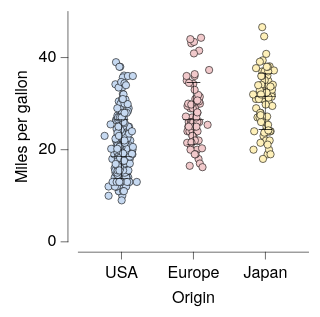

Write a Vega-Lite specification for this figure.
### Vega-Lite specification from a JSON file in a GitHub repository (floating-point values rounded to 4 significant figures; data arrays with more than 128 entries replaced by an {"elided": "..."} marker saying what was removed)
{"background": null, "config": {"arc": {"fill": "#DBDBDB", "fillOpacity": 1.0, "innerRadius": 25.0, "padAngle": 0.03, "stroke": "black", "strokeOpacity": 1, "strokeWidth": 0.25}, "area": {"fill": "#DBDBDB", "fillOpacity": 1.0, "stroke": "black", "strokeOpacity": 1, "strokeWidth": 0.25}, "axis": {"domain": true, "domainCap": "round", "domainColor": "black", "domainWidth": 0.25, "grid": false, "gridCap": "round", "gridColor": "#F1F1F1", "gridDash": [0, 0], "gridOpacity": 1.0, "gridWidth": 0.25, "labelColor": "black", "labelFont": "Helvetica Neue", "labelFontSize": 7, "labelFontStyle": "normal", "labelFontWeight": 400, "offset": 4.5, "ticks": true, "tickCap": "round", "tickColor": "black", "tickRound": false, "tickSize": 3, "tickWidth": 0.25, "titleColor": "black", "titleFont": "Helvetica Neue", "titleFontSize": 7, "titleFontStyle": "normal", "titleFontWeight": 400}, "axisX": {"domain": true, "labelAlign": "center", "labelAngle": 0, "labels": true, "ticks": true, "translate": 0}, "axisY": {"domain": true, "labelAlign": "right", "labelAngle": 0, "labels": true, "ticks": true, "translate": 0}, "axisRight": {"domain": true, "labelAlign": "left", "labelAngle": 0, "labels": true, "ticks": true, "translate": 0}, "axisTop": {"domain": true, "labelAlign": "center", "labelAngle": 0, "labels": true, "ticks": true, "translate": 0}, "axisBand": {"tickOffset": 0}, "bar": {"fill": "#DBDBDB", "fillOpacity": 1.0, "stroke": "black", "strokeOpacity": 1, "strokeWidth": 0.25}, "boxplot": {"size": 9.0, "ticks": {"cornerRadius": 0.25, "fill": "black", "size": 4.5, "thickness": 0.25}, "box": {"fillOpacity": 1.0, "stroke": "black", "strokeOpacity": 1, "strokeWidth": 0.25}, "median": {"fill": "black", "fillOpacity": 1.0, "size": 9.0, "thickness": 0.25}, "rule": {"fill": "black", "fillOpacity": 1.0, "size": 10.0, "stroke": "black", "strokeDash": [0, 0], "strokeOpacity": 1, "strokeWidth": 0.25}, "outliers": {"color": "black", "fill": "black", "fillOpacity": 1.0, "size": 0, "stroke": "black", "strokeOpacity": 1, "strokeWidth": 0.25}}, "circle": {"fill": "black", "fillOpacity": 1.0, "size": 0.5, "stroke": null, "strokeOpacity": 1, "strokeWidth": 0.25}, "errorband": {"band": {"fillOpacity": 0.6, "stroke": null, "strokeWidth": 0.25, "strokeOpacity": 1}, "borders": {"opacity": 0, "strokeOpacity": 0.25, "strokeWidth": 1}}, "errorbar": {"opacity": 1, "rule": {"strokeDash": [0, 0], "strokeWidth": 0.25}, "ticks": {"color": "black", "cornerRadius": 0.125, "opacity": 1, "size": 6.0, "thickness": 0.25}, "thickness": 0.25}, "font": "Helvetica Neue", "geoshape": {"fill": "#DBDBDB", "fillOpacity": 1.0, "stroke": "black", "strokeOpacity": 1, "strokeWidth": 0.25}, "header": {"labelColor": "black", "labelFont": "Helvetica Neue", "labelFontSize": 7, "labelFontStyle": "normal", "labelFontWeight": 400, "titleColor": "black", "titleFont": "Helvetica Neue", "titleFontSize": 7, "titleFontStyle": "normal", "titleFontWeight": 400, "titlePadding": 0}, "legend": {"disable": false, "offset": 4.5, "titlePadding": 4, "labelOffset": 2, "gradientLabelOffset": 2, "gradientLength": 50.0, "gradientThickness": 5.0, "gradientOpacity": 1.0, "gradientStrokeColor": "black", "gradientStrokeWidth": 0.25, "labelColor": "black", "labelFont": "Helvetica Neue", "labelFontSize": 7, "labelFontStyle": "normal", "labelFontWeight": 400, "strokeColor": "black", "strokeWidth": 0, "symbolSize": 42, "symbolStrokeColor": "black", "symbolStrokeWidth": 0.25, "titleColor": "black", "titleFont": "Helvetica Neue", "titleFontSize": 7, "titleFontStyle": "normal", "titleFontWeight": 400}, "line": {"color": "black", "stroke": "black", "strokeCap": "round", "strokeDash": [0, 0], "strokeOpacity": 1, "strokeWidth": 0.375}, "point": {"filled": true, "fill": "#DBDBDB", "fillOpacity": 1.0, "size": 5.0, "stroke": "black", "strokeOpacity": 1, "strokeWidth": 0.25}, "range": {"category": ["#C6D9F1", "#F1C9CB", "#FEF0B9", "#CEE37A", "#7AA8E0", "#E589A3", "#FDDD5D", "#68B961", "#4177B1", "#C35082", "#E5C227", "#438156"], "diverging": {"scheme": ["#C35082", "#CE6D94", "#D989A7", "#E2A4BA", "#EABFCE", "#F1DBE2", "#F6F6F6", "#D7E0EB", "#B9CBE0", "#9BB6D5", "#7DA1C9", "#5F8CBD", "#4177B1"]}, "heatmap": {"scheme": ["#130010", "#27022E", "#370453", "#3D1E76", "#3A3B92", "#2E57AA", "#1374BA", "#1A90BE", "#20ABC1", "#27C6C1", "#48DEB3", "#91EE9F"]}, "ordinal": {"scheme": ["#F1F1F1", "#DBDBDB", "#C6C6C6", "#B2B2B2", "#9D9D9D", "#898989", "#767676", "#636363", "#515151", "#404040", "#2F2F2F", "#1F1F1F"]}, "ramp": {"scheme": ["#130010", "#27022E", "#370453", "#3D1E76", "#3A3B92", "#2E57AA", "#1374BA", "#1A90BE", "#20ABC1", "#27C6C1", "#48DEB3", "#91EE9F"]}}, "rule": {"color": "black", "stroke": "black", "strokeCap": "round", "strokeDash": [2, 2], "strokeOpacity": 1, "strokeWidth": 0.25}, "scale": {"bandPaddingInner": 0.1, "bandPaddingOuter": 0.1, "round": false}, "rect": {"fill": "#DBDBDB", "fillOpacity": 1.0, "stroke": "black", "strokeOpacity": 1, "strokeWidth": 0.25}, "square": {"fill": "#DBDBDB", "fillOpacity": 1.0, "size": 10.0, "stroke": "black", "strokeOpacity": 1, "strokeWidth": 0.25}, "text": {"color": "black", "font": "Helvetica Neue", "fontSize": 7, "fontStyle": "normal", "fontWeight": 400}, "title": {"anchor": "middle", "frame": "group", "color": "black", "font": "Helvetica Neue", "fontSize": 7, "fontStyle": "normal", "fontWeight": 400, "subtitleColor": "black", "subtitleFont": "Helvetica Neue", "subtitleFontSize": "Helvetica Neue", "subtitleFontStyle": "normal", "subtitleFontWeight": 400}, "view": {"continuousWidth": 100, "continuousHeight": 100, "discreteWidth": 100, "discreteHeight": 100, "fill": null, "stroke": null, "strokeWidth": 0.25}}, "layer": [{"data": {"name": "data-5a85ede2053d4aec77293cfb476ae07b"}, "mark": {"type": "circle", "opacity": 1.0, "size": 10.0, "stroke": "black", "strokeOpacity": 1, "strokeWidth": 0.25}, "encoding": {"color": {"field": "Origin", "legend": null, "sort": ["USA", "Europe", "Japan"], "title": null, "type": "nominal"}, "x": {"axis": {}, "field": "Origin", "sort": ["USA", "Europe", "Japan"], "title": "Origin", "type": "nominal"}, "xOffset": {"field": "jitter_x", "scale": {"domain": [-7.33, 7.33], "range": [5.17, 19.83]}, "type": "quantitative"}, "y": {"field": "Miles_per_Gallon", "title": "Miles per gallon", "type": "quantitative"}}}, {"data": {"name": "data-246b549c5f5e5aa127fcea3f51cbe754"}, "mark": {"type": "errorbar"}, "encoding": {"x": {"axis": {}, "field": "Origin", "sort": ["USA", "Europe", "Japan"], "title": "Origin", "type": "nominal"}, "y": {"field": "__mean", "title": "Miles per gallon", "type": "quantitative"}, "yError": {"field": "__error"}}}, {"data": {"name": "data-5a85ede2053d4aec77293cfb476ae07b"}, "mark": {"type": "boxplot", "box": {"fillOpacity": 0, "strokeOpacity": 0}, "outliers": {"opacity": 0}, "rule": {"strokeOpacity": 0}, "ticks": false}, "encoding": {"x": {"axis": {}, "field": "Origin", "sort": ["USA", "Europe", "Japan"], "title": "Origin", "type": "nominal"}, "y": {"field": "Miles_per_Gallon", "title": "Miles per gallon", "type": "quantitative"}}}], "$schema": "https://vega.github.io/schema/vega-lite/v6.4.1.json", "datasets": {"data-5a85ede2053d4aec77293cfb476ae07b": {"elided": "398 records"}, "data-246b549c5f5e5aa127fcea3f51cbe754": [{"Origin": "USA", "__mean": 20.08, "__error": 6.403, "__dysonsphere__": 1}, {"Origin": "Japan", "__mean": 30.45, "__error": 6.09, "__dysonsphere__": 1}, {"Origin": "Europe", "__mean": 27.89, "__error": 6.724, "__dysonsphere__": 1}]}}
